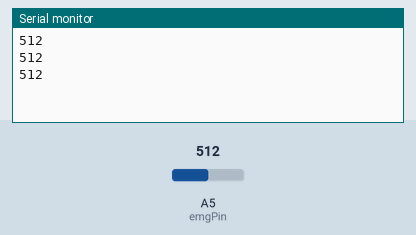
This sketch was run on a simulated Arduino Uno, built with avr-gcc and run on an emulated ATmega328P. On the bench: the last lines printed to the serial monitor. The inputs (shaded band) are chosen by the test bench; at power-on: A5 (emgPin) = 512.

Above: at 1.3 s.
1.4 s: A5 (emgPin) set to 716
At 1.9 s:
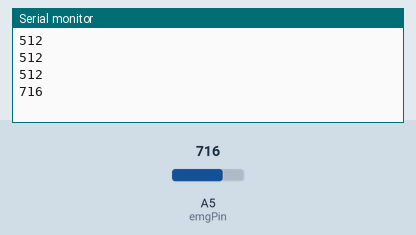
2.9 s: A5 (emgPin) set to 900
At 3.4 s:
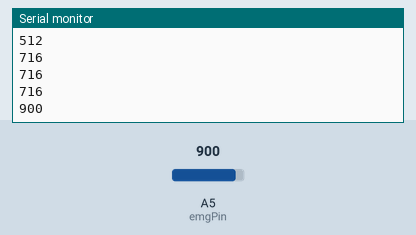
Timing chart, 0 to 5.9 s (numbered marks = the images above; inputs shaded):
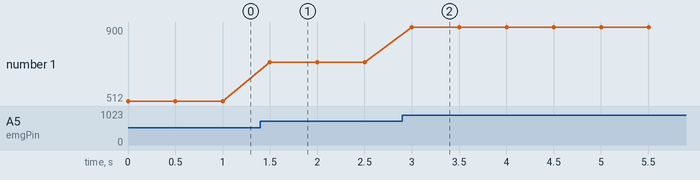

Measured:
- after the input at 1.4 s, the serial monitor: prints a new line after 0.10 s (image 1)
- after the input at 2.9 s, the serial monitor: prints a new line after 0.10 s (image 2)
- plotted number 1: 512 → 716 after the input at 1.4 s, 716 → 900 after the input at 2.9 s

The sketch:

emgReader.ino
```cpp
const int emgPin = A5;
void setup() {
  Serial.begin(9600);
}

void loop() {
  int emgValue = analogRead(emgPin);
  Serial.println(emgValue);
  delay(500);
}
```
